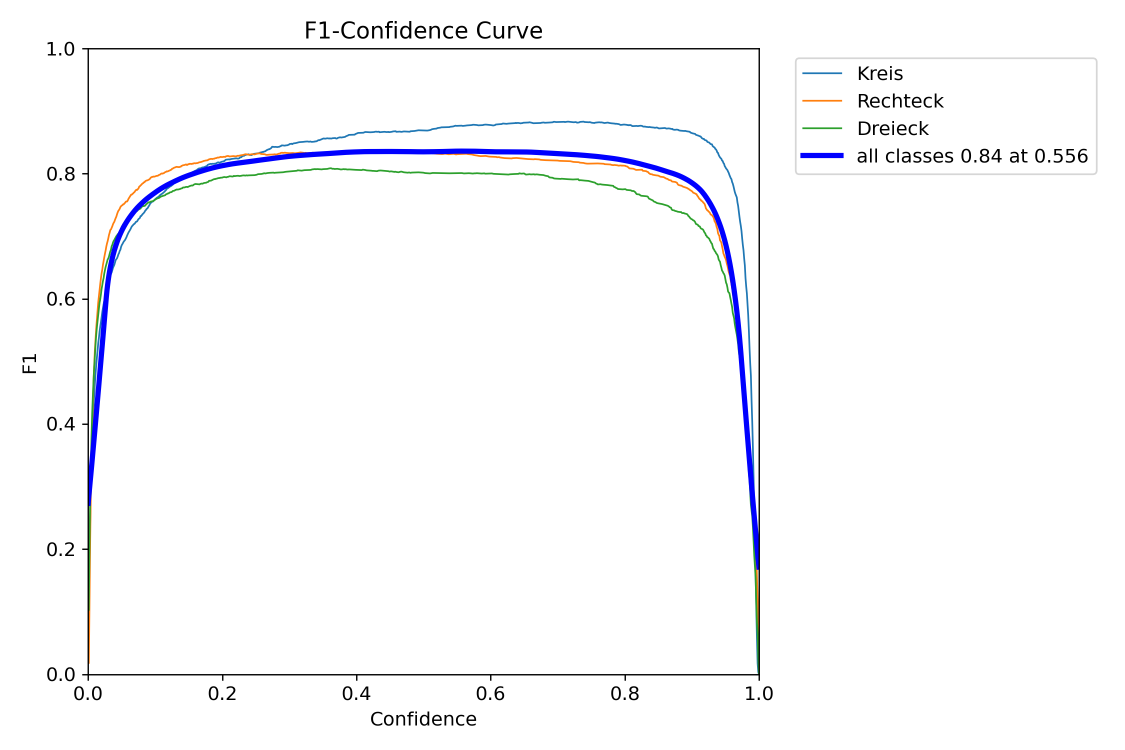
#> input picture TrainingSoftware/ShapeDetection/rund/detect/train/F1_curve.png, 2250 x 1500 px, given as the content of the folder Gen_input_images, which was not available (shown at 1/2 size)
$ python ImmageTrainingsGenV3.py
#> lines starting #> are read from the running program, lines starting #| are printed output that depends on the picture; after the words box and inside, x2 and y2 are one past the last pixel; in counts of white or black regions, pixels touching at a corner belong together; pictures that were not available may be replaced by others from this repository, and a replacement may not be noted
import os
import cv2
import random
import numpy as np
import concurrent.futures
from shapely.geometry import Polygon
def add_complex_lens_effect(image, lens_strength=None, lens_center=None, curve_power=None, oval_factor=None, wave_amplitude=None):
    """
    Fügt einen komplexen Lupeneffekt mit ovalen Formen und leicht gekrümmten Linien hinzu.

    Args:
        image (numpy.ndarray): Eingabebild
        lens_strength (float, optional): Stärke der Linsenverzerrung
        lens_center (tuple, optional): Zentrum der Verzerrung
        curve_power (float, optional): Exponent für zusätzliche Krümmungskontrolle
        oval_factor (float, optional): Verhältnis für anisotrope Verzerrung (Ovale)
        wave_amplitude (float, optional): Amplitude der wellenförmigen Krümmung

    Returns:
        numpy.ndarray: Bild mit komplexem Lupeneffekt
    """
    h, w = image.shape[:2]

    # Standardwerte
    if lens_strength is None:
        lens_strength = random.uniform(0.5, 2.0)
    if lens_center is None:
        lens_center = (random.randint(w // 4, 3 * w // 4),
                       random.randint(h // 4, 3 * h // 4))
    if curve_power is None:
        curve_power = random.uniform(2.0, 4.0)
    if oval_factor is None:
        oval_factor = random.uniform(0.5, 1.5)  # Verändert die X/Y-Skalierung
    if wave_amplitude is None:
        wave_amplitude = random.uniform(5, 20)  # Amplitude der Wellenkrümmung

    # Gitter erstellen
    x, y = np.meshgrid(np.arange(w), np.arange(h))
    dx = (x - lens_center[0]) * oval_factor  # Anisotrope Verzerrung
    dy = y - lens_center[1]
    distance = np.sqrt(dx**2 + dy**2)

    # Verzerrungskurve
    scale = 1 + lens_strength * np.power(np.tanh(distance / 100), curve_power)

    # Wellenförmige Deformation hinzufügen
    wave_x = wave_amplitude * np.sin(2 * np.pi * y / h)  # Horizontale Welle
    wave_y = wave_amplitude * np.cos(2 * np.pi * x / w)  # Vertikale Welle

    # Mapping-Koordinaten
    map_x = (x - lens_center[0] + wave_x) / scale + lens_center[0]
    map_y = (y - lens_center[1] + wave_y) / scale + lens_center[1]

    # Verzerrtes Bild erzeugen
    distorted = cv2.remap(image, map_x.astype(np.float32), map_y.astype(np.float32),
                          interpolation=cv2.INTER_LINEAR,
                          borderMode=cv2.BORDER_REFLECT)

    return distorted


def add_random_shadow(image):
    """
    Fügt einen zufälligen Schatten zum Bild hinzu.

    Args:
        image (numpy.ndarray): Eingabebild

    Returns:
        numpy.ndarray: Bild mit Schatten
    """
    h, w = image.shape[:2]

    # Zufällige Schattenform
    shadow_type = random.choice(['polygon', 'rectangle'])

    # Zufällige Transparenz
    alpha = random.uniform(0.1, 0.4)

    # Kopie des Bildes erstellen
    shadow_image = image.copy()

    if shadow_type == 'polygon':
        # Zufälliges Polygon
        num_points = random.randint(3, 6)
        points = [(random.randint(0, w), random.randint(0, h)) for _ in range(num_points)]

        # Polygon zeichnen
        overlay = shadow_image.copy()
        cv2.fillPoly(overlay, [np.array(points)], (0, 0, 0))

        # Transparenz hinzufügen
        cv2.addWeighted(overlay, alpha, shadow_image, 1 - alpha, 0, shadow_image)

    else:  # Rechteck
        # Zufälliges Rechteck
        x1, y1 = random.randint(0, w), random.randint(0, h)
        x2, y2 = random.randint(x1, w), random.randint(y1, h)

        # Rechteck zeichnen
        overlay = shadow_image.copy()
        cv2.rectangle(overlay, (x1, y1), (x2, y2), (0, 0, 0), -1)

        # Transparenz hinzufügen
        cv2.addWeighted(overlay, alpha, shadow_image, 1 - alpha, 0, shadow_image)

    return shadow_image

def add_noise(image):
    """
    Fügt Rauschen zum Bild hinzu.

    Args:
        image (numpy.ndarray): Eingabebild

    Returns:
        numpy.ndarray: Bild mit Rauschen
    """
    noise = np.random.normal(0, 15, image.shape).astype(np.uint8)
    noisy_image = cv2.add(image, noise)
    return noisy_image

def generate_shapes_with_bounding_boxes(image, num_shapes=10):
    """
    Generiert zufällig Kreise, Rechtecke und Dreiecke auf einem Bild
    und gibt die Bounding-Box-Koordinaten zurück.

    Vermeidet vollständige Überlappungen von Objekten.
    """
    h, w, _ = image.shape
    bounding_boxes = []
    existing_polygons = []

    for _ in range(num_shapes):
        color = tuple(random.randint(0, 255) for _ in range(3))
        shape_type = random.choice(["circle", "rectangle", "triangle"])

        max_attempts = 10
        for attempt in range(max_attempts):
            if shape_type == "circle":
                center = (random.randint(0, w), random.randint(0, h))
                radius = random.randint(10, min(w, h) // 10)

                # Polygon für Kollisionserkennung
                circle_poly = Polygon([(center[0] + radius * np.cos(t), center[1] + radius * np.sin(t))
                                       for t in np.linspace(0, 2*np.pi, 20)])

                # Überlappungsprüfung
                if not any(circle_poly.intersects(existing_poly) for existing_poly in existing_polygons):
                    cv2.circle(image, center, radius, color, thickness=-1)

                    x_min = max(0, center[0] - radius)
                    y_min = max(0, center[1] - radius)
                    x_max = min(w, center[0] + radius)
                    y_max = min(h, center[1] + radius)

                    class_id = 0
                    existing_polygons.append(circle_poly)
                    break

            elif shape_type == "rectangle":
                x1, y1 = random.randint(0, w), random.randint(0, h)
                x2, y2 = random.randint(x1, w), random.randint(y1, h)

                rect_poly = Polygon([(x1, y1), (x2, y1), (x2, y2), (x1, y2)])

                if not any(rect_poly.intersects(existing_poly) for existing_poly in existing_polygons):
                    cv2.rectangle(image, (x1, y1), (x2, y2), color, thickness=-1)

                    x_min, y_min, x_max, y_max = x1, y1, x2, y2
                    class_id = 1
                    existing_polygons.append(rect_poly)
                    break

            elif shape_type == "triangle":
                pt1 = (random.randint(0, w), random.randint(0, h))
                pt2 = (random.randint(0, w), random.randint(0, h))
                pt3 = (random.randint(0, w), random.randint(0, h))
                pts = np.array([pt1, pt2, pt3], np.int32)

                triangle_poly = Polygon([pt1, pt2, pt3])

                if not any(triangle_poly.intersects(existing_poly) for existing_poly in existing_polygons):
                    cv2.fillPoly(image, [pts], color)

                    x_min = max(0, min(pt1[0], pt2[0], pt3[0]))
                    y_min = max(0, min(pt1[1], pt2[1], pt3[1]))
                    x_max = min(w, max(pt1[0], pt2[0], pt3[0]))
                    y_max = min(h, max(pt1[1], pt2[1], pt3[1]))

                    class_id = 2
                    existing_polygons.append(triangle_poly)
                    break

            if attempt == max_attempts - 1:
                # Keine nicht-überlappende Position gefunden
                continue

        # Nur hinzufügen, wenn erfolgreich platziert
        if 'x_min' in locals():
            x_center = ((x_min + x_max) / 2) / w
            y_center = ((y_min + y_max) / 2) / h
            bbox_width = (x_max - x_min) / w
            bbox_height = (y_max - y_min) / h

            bounding_boxes.append((class_id, x_center, y_center, bbox_width, bbox_height))

    return image, bounding_boxes

def process_single_image(input_path, output_folder):
    """
    Verarbeitet ein einzelnes Bild mit zufälligen Formen, Lupeneffekt,
    Schatten und Rauschen
    """
    filename = os.path.basename(input_path)
    output_image_path = os.path.join(output_folder, filename)
    output_txt_path = os.path.join(output_folder, os.path.splitext(filename)[0] + ".txt")

    # Bild laden
    image = cv2.imread(input_path)
    if image is None:
        print(f"Fehler beim Laden des Bildes: {input_path}")
        return

    # Zufällige Formen und Bounding Boxes generieren
    annotated_image, bounding_boxes = generate_shapes_with_bounding_boxes(image)

    # Lupeneffekt hinzufügen
    lens_image = add_complex_lens_effect(annotated_image)

    # Schatten hinzufügen
    shadow_image = add_random_shadow(lens_image)

    # Rauschen hinzufügen
    final_image = add_noise(shadow_image)

    # Bild speichern
    cv2.imwrite(output_image_path, final_image)

    # Bounding Boxes speichern
    with open(output_txt_path, "w") as f:
        for box in bounding_boxes:
            f.write(" ".join(map(str, box)) + "\n")

    print(f"Verarbeitet: {filename}")

# Rest des Codes bleibt unverändert
def process_images(input_folder, output_folder, max_workers=None):
    if not os.path.exists(output_folder):
        os.makedirs(output_folder)

    image_paths = [
        os.path.join(input_folder, filename)
        for filename in os.listdir(input_folder)
        if filename.lower().endswith(('.png', '.jpg', '.jpeg'))
    ]

    with concurrent.futures.ThreadPoolExecutor(max_workers=max_workers) as executor:
        futures = [
            executor.submit(process_single_image, image_path, output_folder)
            for image_path in image_paths
        ]
#> in process_single_image, image is the input picture: shape (1500, 2250, 3); mean B, G, R 251.3, 249.6, 249.4
#> after the loop in generate_shapes_with_bounding_boxes, `for _ in range(num_shapes):`:
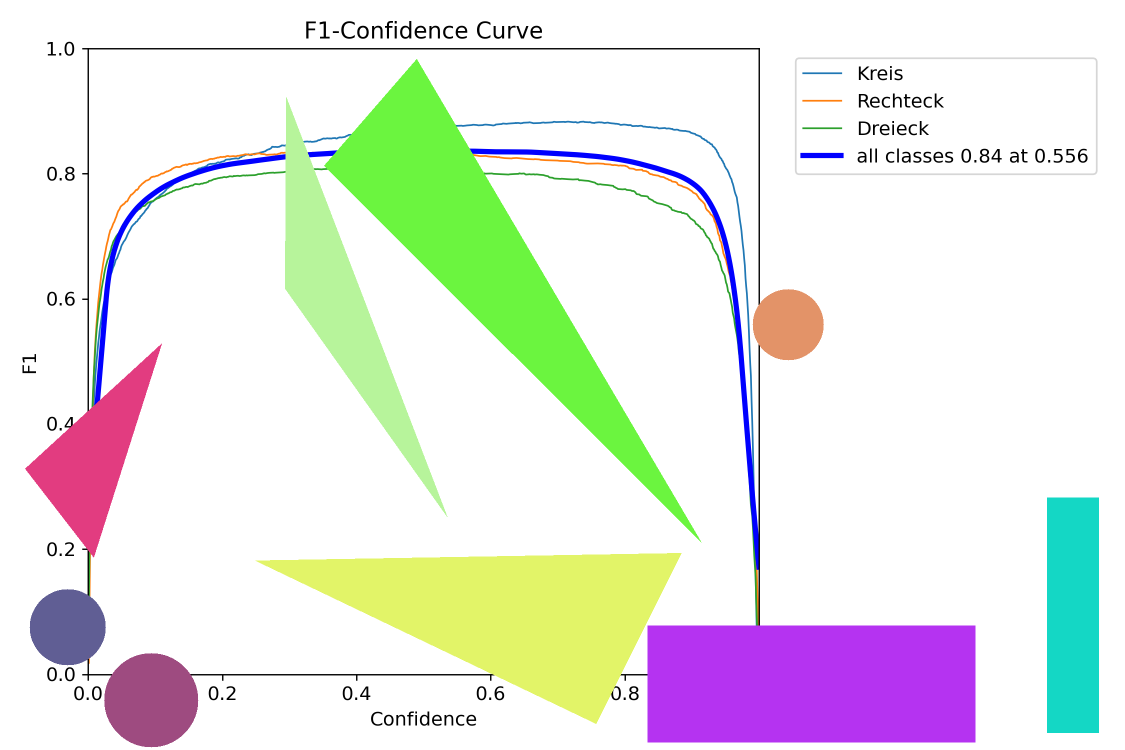
#> image: shape (1500, 2250, 3) (shown at 1/2 size); 19.7% of pixels changed, all inside (x1, y1, x2, y2) = (50, 118, 2198, 1495)
#> after the loop in generate_shapes_with_bounding_boxes, `for _ in range(num_shapes):`: bounding_boxes = 10 items, first 6: (1, 0.954, 0.82, 0.0458, 0.313), (2, 0.325, 0.409, 0.144, 0.559), (0, 0.134, 0.933, 0.0836, 0.125), (1, 0.721, 0.912, 0.291, 0.155), (2, 0.416, 0.851, 0.378, 0.227), (0, 0.7, 0.433, 0.0631, 0.0947); existing_polygons = 9 items
#> in add_complex_lens_effect, `distorted = cv2.remap(image, map_x.astype(np.float32), map_y.astype(np..`:
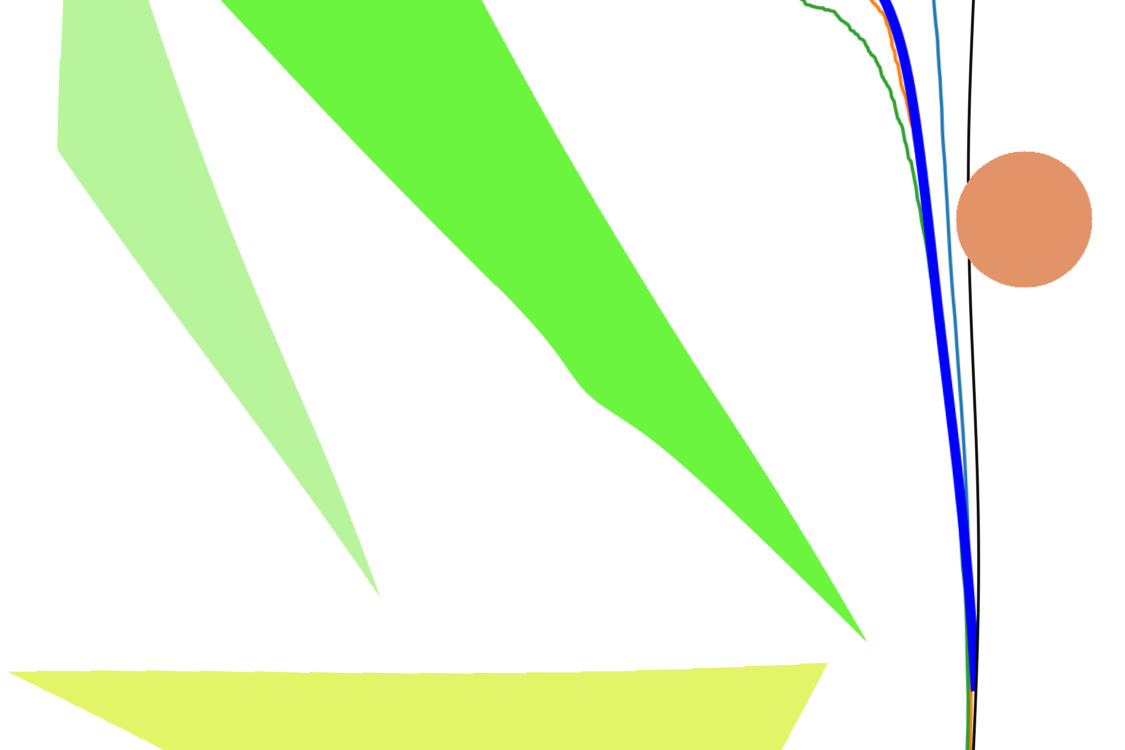
#> distorted: shape (1500, 2250, 3) (shown at 1/2 size); mean B, G, R 215.2, 247.6, 229.6
#> in add_random_shadow, `cv2.fillPoly(overlay, [np.array(points)], (0, 0, 0))`:
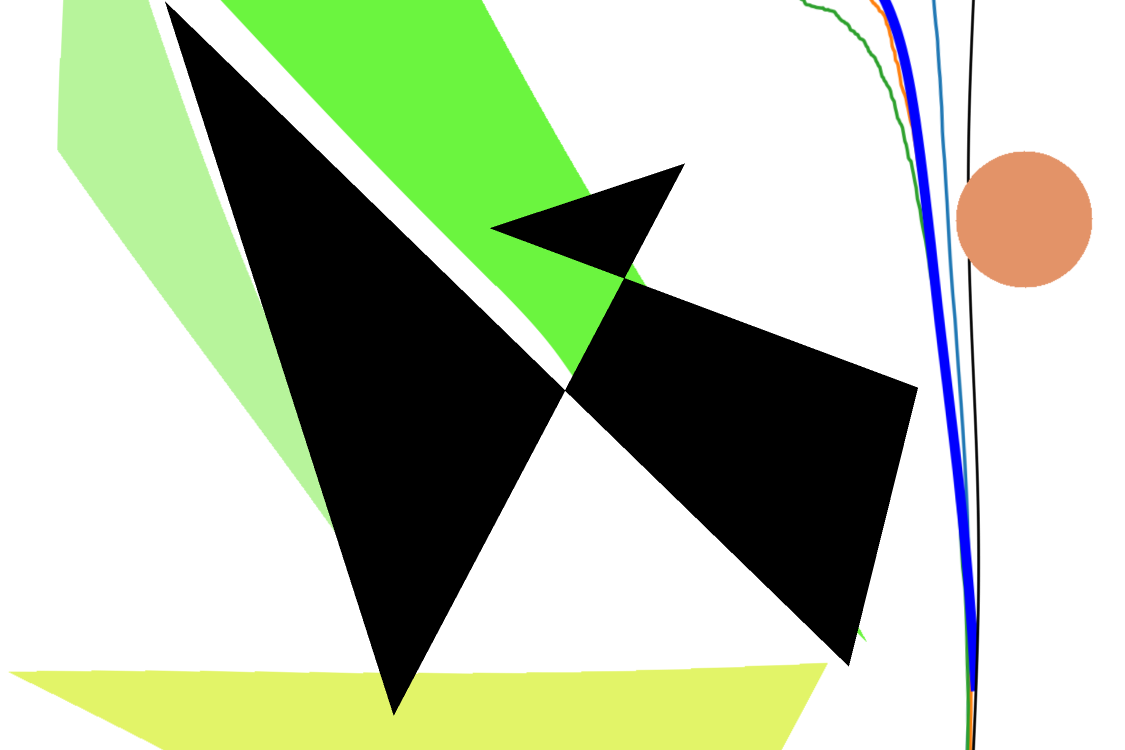
#> overlay: shape (1500, 2250, 3) (shown at 1/2 size); mean B, G, R 168.9, 194.5, 181.5
#> in add_random_shadow, `cv2.addWeighted(overlay, alpha, shadow_image, 1 - alpha, 0, shadow_ima..`:
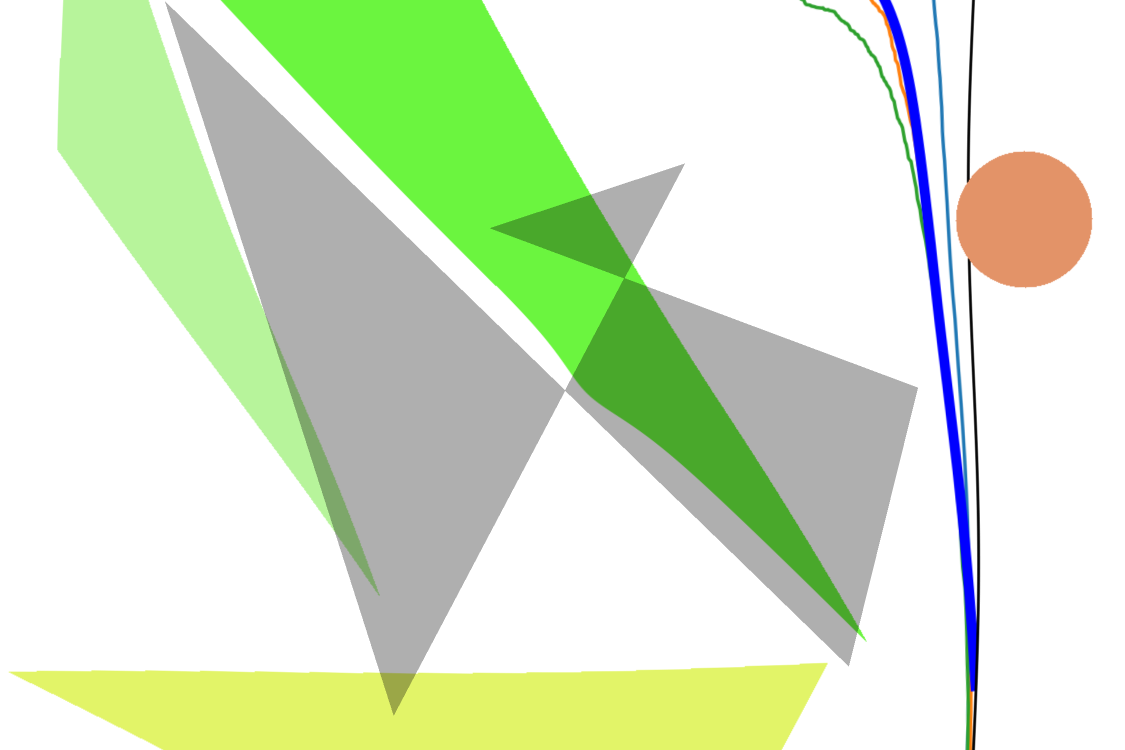
#> shadow_image: shape (1500, 2250, 3) (shown at 1/2 size); mean B, G, R 200.7, 230.9, 214.5
#> in add_noise, `noisy_image = cv2.add(image, noise)`:
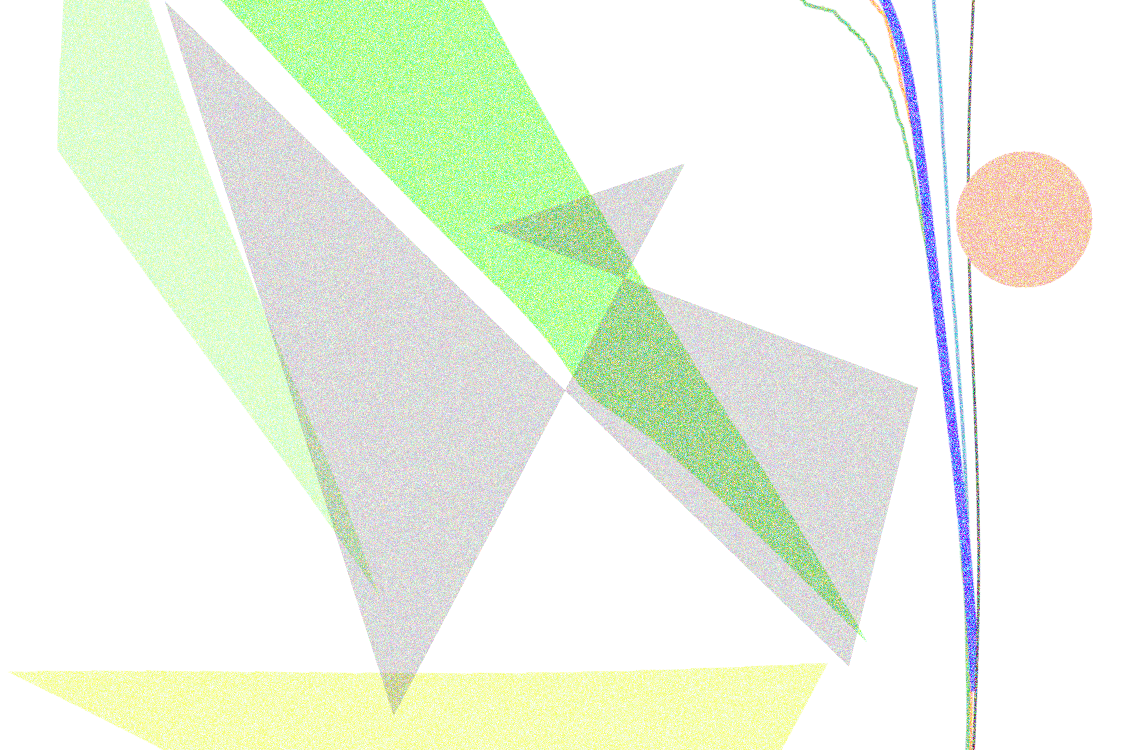
#> noisy_image: shape (1500, 2250, 3) (shown at 1/2 size); mean B, G, R 228.9, 244.4, 236.1
#> the loop in process_single_image, `for box in bounding_boxes:` made 10 passes
#> box on passes 1 to 10: (1, 0.954, 0.82, 0.0458, 0.313), (2, 0.325, 0.409, 0.144, 0.559), (0, 0.134, 0.933, 0.0836, 0.125), (1, 0.721, 0.912, 0.291, 0.155), (2, 0.416, 0.851, 0.378, 0.227), (0, 0.7, 0.433, 0.0631, 0.0947), (0, 0.06, 0.836, 0.0676, 0.101), (0, 0.06, 0.836, 0.0676, 0.101), (2, 0.456, 0.401, 0.335, 0.644), (2, 0.0829, 0.6, 0.121, 0.285)

        concurrent.futures.wait(futures)

if __name__ == "__main__":
    input_folder = "Gen_input_images"
    output_base = "Gen_output_images"

    # Stelle sicher, dass der Hauptordner existiert
    if not os.path.exists(output_base):
        os.makedirs(output_base)

    for i in range(2):  # Zwei Iterationen: Train und Validate
        if i == 0:
            output_folder = os.path.join(output_base, "train")
        else:
            output_folder = os.path.join(output_base, "validate")
        print(f"Iteration {i} gestartet: Verarbeite Bilder in {output_folder}")

        process_images(input_folder, output_folder)
